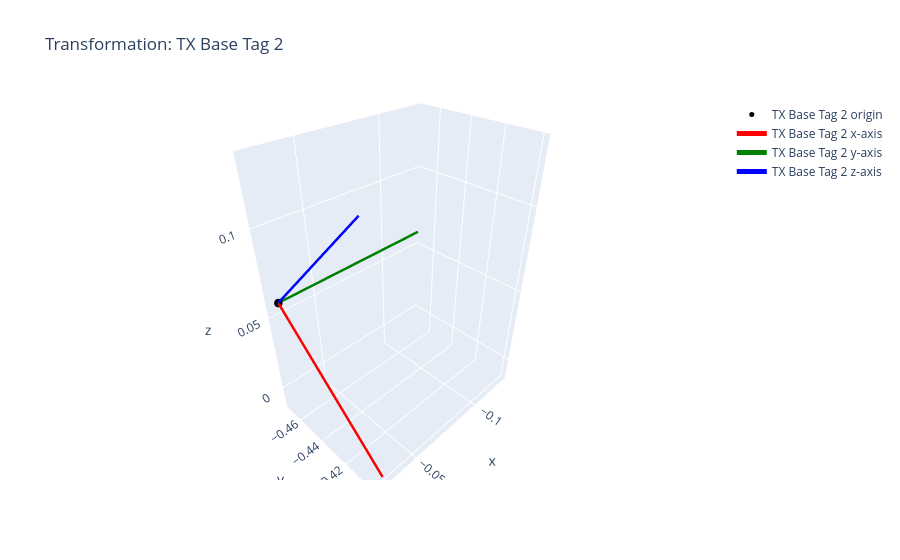

Notebook code for this chart:
### Code cell
plot_transformation(tx_base_tag2, scale=0.1, frame_name="TX Base Tag 2")

### Figure 1 — Plotly figure (JSON) as saved in the notebook; plotly's stock layout.template omitted (floating-point values rounded to 4 significant figures)
{"data": [{"marker": {"color": "black", "size": 5}, "mode": "markers", "name": "TX Base Tag 2 origin", "type": "scatter3d", "x": [-0.02737], "y": [-0.4715], "z": [0.05777]}, {"line": {"color": "red", "width": 5}, "mode": "lines", "name": "TX Base Tag 2 x-axis", "type": "scatter3d", "x": [-0.02737, -0.02823], "y": [-0.4715, -0.3993], "z": [0.05777, -0.01139]}, {"line": {"color": "green", "width": 5}, "mode": "lines", "name": "TX Base Tag 2 y-axis", "type": "scatter3d", "x": [-0.02737, -0.1273], "y": [-0.4715, -0.4704], "z": [0.05777, 0.06013]}, {"line": {"color": "blue", "width": 5}, "mode": "lines", "name": "TX Base Tag 2 z-axis", "type": "scatter3d", "x": [-0.02737, -0.02493], "y": [-0.4715, -0.4023], "z": [0.05777, 0.13]}], "layout": {"scene": {"aspectmode": "data"}, "title": {"text": "Transformation: TX Base Tag 2"}}}
